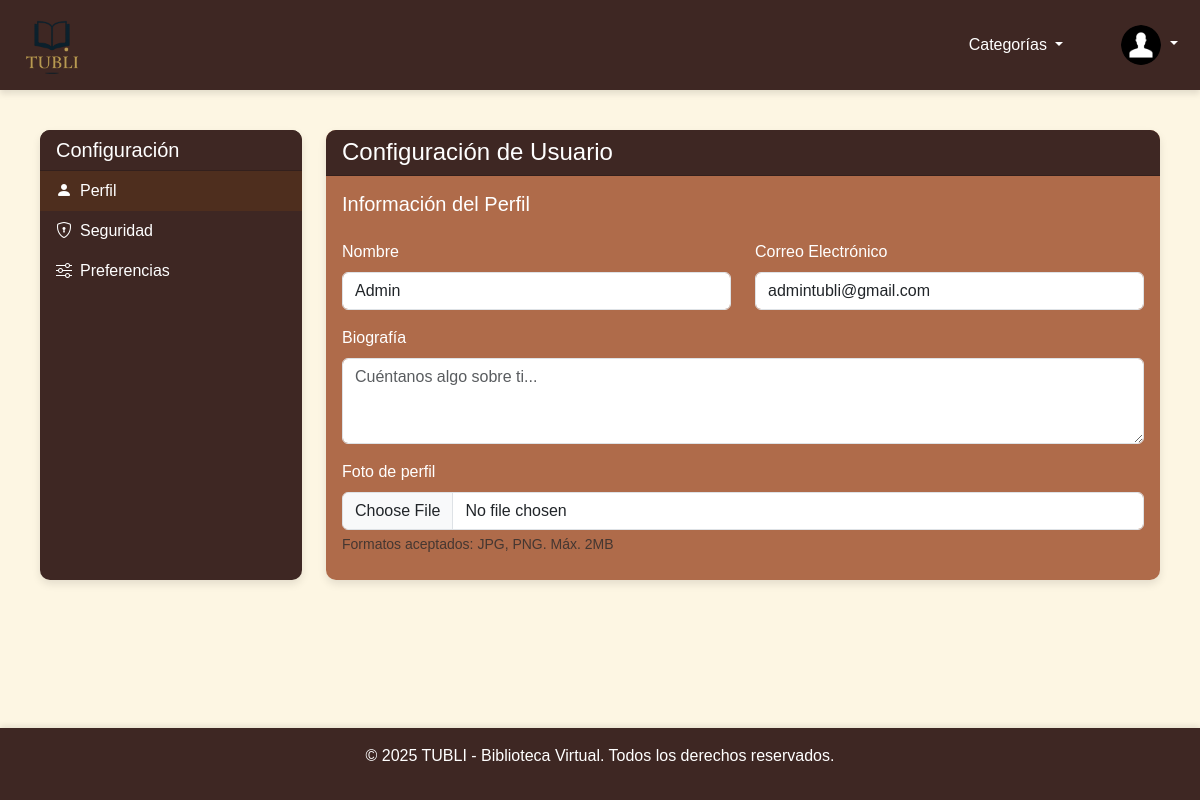
Screenshot of /configuracion (signed in) with the database file from the repository.
### app/models.py (models this page shows, shortened)
class User(UserMixin, db.Model):
    __tablename__ = 'users'
    id = db.Column(db.Integer, primary_key=True)
    username = db.Column(db.String(100), unique=True, nullable=False)
    email = db.Column(db.String(150), unique=True, nullable=False)
    password_hash = db.Column(db.String(128))
    role = db.Column(db.String(20), default='user')
    books = db.relationship('Book', backref='user', lazy=True)
    favorites = db.relationship('Book', secondary=favorites, backref='favorited_by')
    profile_pic = db.Column(db.String(255), default='img/user_icon.png')  # NUEVO

### app/routes/main.py (the view)
@main_bp.route('/configuracion')
@login_required
def configuracion():
    return render_template('configuracion.html')

### app/models.py (called while the page is built)
@login_manager.user_loader
def load_user(user_id):
    from app.models import User
    return User.query.get(int(user_id))

### app/templates/configuracion.html (shortened to what this page needs)
{% extends "base.html" %}
{% block content %}
<div class="container">
  <div class="row h-100">
    <div class="col-md-3 align-self-start">
      <div class="card bg-brown-dark text-white h-100">
        <div class="card-header bg-brown-dark text-white">
          <h5 class="mb-0">Configuración</h5>
        </div>
        <div class="card-body p-0">
          <div class="list-group list-group-flush">
            <a href="#perfil" class="list-group-item list-group-item-action active" data-bs-toggle="tab">
              <i class="bi bi-person-fill me-2"></i>Perfil
            </a>
            <a href="#seguridad" class="list-group-item list-group-item-action" data-bs-toggle="tab">
              <i class="bi bi-shield-lock me-2"></i>Seguridad
            </a>
            <a href="#preferencias" class="list-group-item list-group-item-action" data-bs-toggle="tab">
              <i class="bi bi-sliders me-2"></i>Preferencias
            </a>
          </div>
        </div>
      </div>
    </div>
    <div class="col-md-9">
      <div class="card">
        <div class="card-header bg-brown-dark text-white">
          <h4 class="mb-0">Configuración de Usuario</h4>
        </div>
        <div class="card-body">
          <div class="tab-content">
            <div class="tab-pane fade show active" id="perfil">
              <h5 class="mb-4">Información del Perfil</h5>
              <form id="perfil-form" enctype="multipart/form-data">
                <div class="row mb-3">
                  <div class="col-md-6">
                    <label for="nombre" class="form-label">Nombre</label>
                    <input type="text" class="form-control" id="nombre" name="nombre" value="{{ current_user.username }}">
                  </div>
                  <div class="col-md-6">
                    <label for="email" class="form-label">Correo Electrónico</label>
                    <input type="email" class="form-control" id="email" value="{{ current_user.email }}">
                  </div>
                </div>
                <div class="mb-3">
                  <label for="bio" class="form-label">Biografía</label>
                  <textarea class="form-control" id="bio" rows="3" placeholder="Cuéntanos algo sobre ti..."></textarea>
                </div>
                <div class="mb-4">
                  <label for="fotoPerfil" class="form-label">Foto de perfil</label>
                  <input type="file" class="form-control" id="fotoPerfil" name="fotoPerfil">
                  <div class="form-text">Formatos aceptados: JPG, PNG. Máx. 2MB</div>
                </div>
              </form>
            </div>
          </div>
        </div>
      </div>
    </div>
  </div>
</div>
{% endblock %}

### app/templates/base.html (shortened to what this page needs)
<!doctype html>
<html lang="es">
  <head>
    <link href="https://cdn.jsdelivr.net/npm/bootstrap@5.3.0/dist/css/bootstrap.min.css" rel="stylesheet">
    <link rel="stylesheet" href="{{ url_for('static', filename='css/style.css') }}">
    <link rel="stylesheet" href="https://cdn.jsdelivr.net/npm/bootstrap-icons@1.10.5/font/bootstrap-icons.css">
  </head>
  <body>
    <nav class="navbar navbar-expand-lg navbar-dark" style="background-color: #3e2723 !important;">
      <div class="container-fluid">
        <a class="navbar-brand" href="{{ url_for('main.index') }}">
          <img src="{{ url_for('static', filename='img/tubli_logo.png') }}" alt="Logo" width="80" height="60" class="d-inline-block align-text-top">
        </a>
        <div class="ms-auto d-flex align-items-center">
          <div class="dropdown me-5">
            <a class="nav-link dropdown-toggle text-light" href="#" id="categoriasDropdown" role="button" data-bs-toggle="dropdown" aria-expanded="false">
              Categorías
            </a>
          </div>
          {% if current_user.is_authenticated %}
          <div class="dropdown">
            <a class="nav-link dropdown-toggle p-0" href="#" id="userDropdown" role="button" data-bs-toggle="dropdown" aria-expanded="false">
              <img src="{{ url_for('static', filename=current_user.profile_pic or 'img/user_icon.png') }}" alt="Usuario" width="40" height="40" class="rounded-circle">
            </a>
          </div>
          {% else %}
            <a class="btn btn-outline-light" href="{{ url_for('auth.login') }}">Iniciar sesión</a>
          {% endif %}
        </div>
      </div>
    </nav>
    <div class="container">
      {% block content %}{% endblock %}
    </div>
    <footer class="text-white text-center py-3 mt-4">
      {% block footer %}
      <p>&copy; 2025 TUBLI - Biblioteca Virtual. Todos los derechos reservados.</p>
      {% endblock %}
    </footer>
  </body>
</html>

### app/static/css/style.css (style rules this page uses)
html, body { height: 100%; min-height: 100%; }
body { font-family: 'Arial', sans-serif; background-color: #fdf6e3; margin: 0; padding: 0; display: flex; flex-direction: column; min-height: 100vh; }
.container { max-width: 1200px; margin: 0 auto; padding: 20px; flex: 1 0 auto; }
.navbar { box-shadow: 0 4px 6px rgba(0, 0, 0, 0.1); background-color: #3e2723 !important; }
.navbar-brand { font-size: 1.5rem; font-weight: bold; }
.nav-link { font-size: 1rem; margin-right: 10px; }
.navbar, .navbar-dark, .bg-dark { background-color: #3e2723 !important; }
.navbar .nav-link, .navbar .navbar-brand, .navbar .dropdown-toggle { color: #fff !important; }
.navbar .container, .navbar .container-fluid { background: transparent !important; }
.card { border: none; border-radius: 10px; box-shadow: 0 4px 8px rgba(0, 0, 0, 0.1); transition: transform 0.3s ease, box-shadow 0.3s ease; height: 450px !important; display: flex; flex-direction: column; justify-content: space-between; margin-bottom: 20px; background-color: #a0512dd5; color: #ffffff; min-height: 350px; max-height: 450px; overflow: hidden; }
.card-body { flex-grow: 1; display: flex; flex-direction: column; justify-content: space-between; }
footer { background-color: #3e2723; color: #fff; text-align: center; padding: 10px 0; margin-top: 20px; box-shadow: 0 -2px 6px rgba(0, 0, 0, 0.1); position: relative; width: 100%; flex-shrink: 0; }
.bg-brown-dark { background-color: #3e2723 !important; }
.bg-brown-dark { background-color: #3e2723 !important; color: #fff !important; }
.bg-brown-dark .list-group-item { background-color: #3e2723 !important; color: #fff !important; border: none; }
.bg-brown-dark .list-group-item.active, .bg-brown-dark .list-group-item:active { background-color: #4e2e1e !important; color: #fff !important; border: none; }

### app/templates/base.html (style rules this page uses)
html, body { height: 100%; }
body { display: flex; flex-direction: column; min-height: 100vh; }
.container { flex: 1 0 auto; }
footer { flex-shrink: 0; }

### rows the page displays
User: profile_pic (picture), nombre "Admin", email "admintubli@gmail.com"
